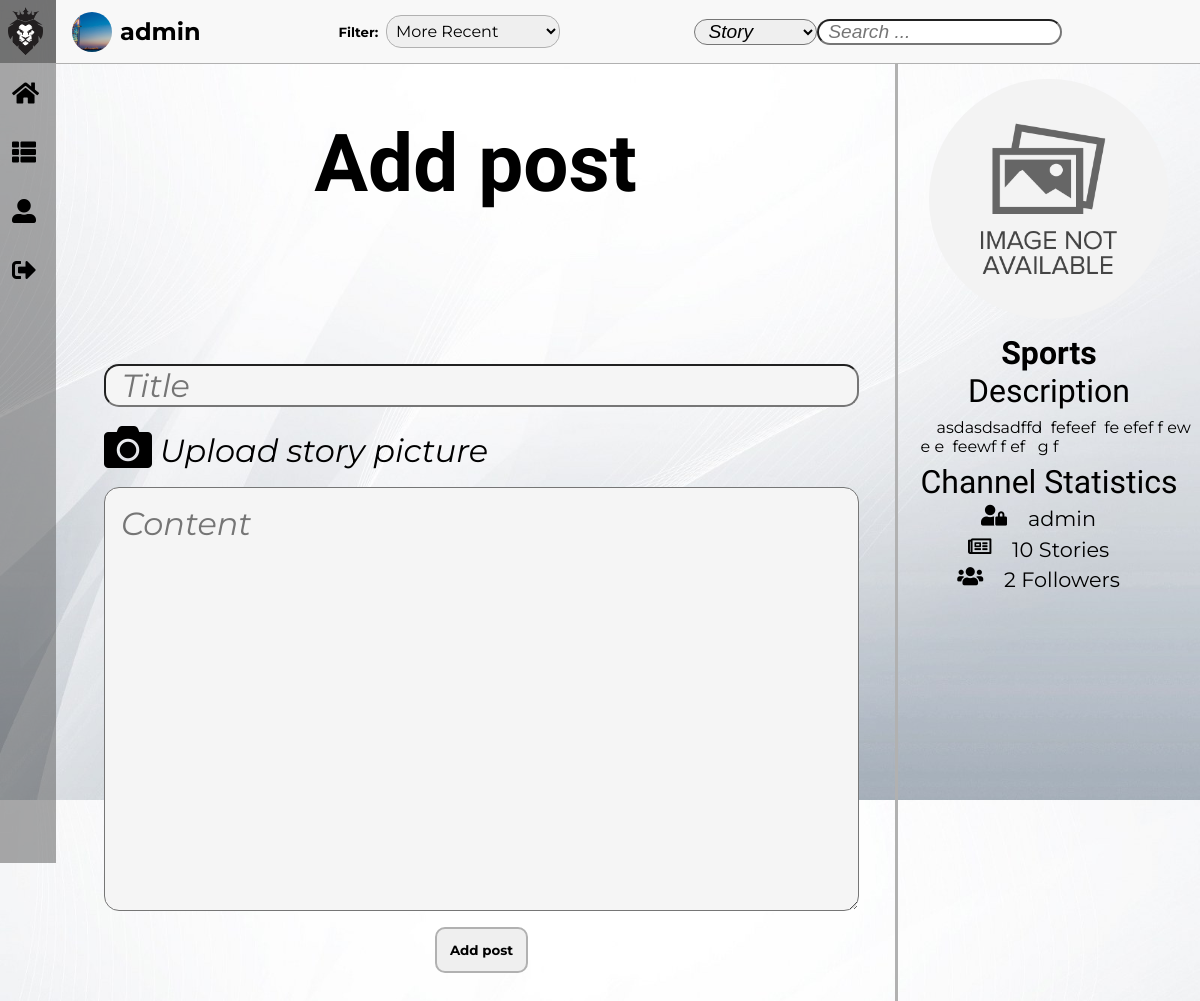
/pages/post.php?channelName=Sports (signed in), run on the app's committed database.
### tables this page shows
CREATE TABLE Channel(
    name TEXT NOT NULL PRIMARY KEY,
    owner TEXT NOT NULL REFERENCES User(username),
    description TEXT      
);

### pages/post.php (called while the page is built, shortened)
<?php
    include_once('../templates/tpl_common.php');
    include_once('../templates/tpl_post.php');
    include_once('../database/db_channel.php');
    $channelName = isset($_GET['channelName']) ? $_GET['channelName'] : '';
    $defaultFilter = 2;
    $channel = get_channel($channelName);
    $postedStories = count(get_channel_stories($channelName, 2));
    $channelFollowers = count(get_channel_followers($channelName));
    $channelOwner = get_channel_owner($channelName);
    draw_common(htmlentities($_SESSION['username']), ['post.css', 'channel_aside.css'], [], $defaultFilter, $defaultFilter);
    draw_post(htmlentities($channelName));
    draw_post_aside(htmlentities_all($channel), htmlentities($postedStories), htmlentities($channelFollowers), htmlentities($channelOwner));
    draw_footer();
?>

### database/db_channel.php (called while the page is built, shortened)
<?php
  include_once('../includes/functions.php');
    function get_channel($channelName) {
        $db = Database::instance()->db();
        $stmt = $db->prepare('SELECT * FROM Channel WHERE name = ?');
        $stmt->execute(array($channelName));
        return $stmt->fetch();
    }
     function get_channel_owner($channelName){
      $db = Database::instance()->db();
      $stmt = $db->prepare('SELECT owner FROM Channel WHERE Channel.name = ?');
      $stmt->execute(array($channelName));
      return $stmt->fetch()['owner'];
     }
?>

### includes/functions.php (called while the page is built, shortened)
<?php function get_image($default, $directory, $folder, $element) {
    $image = $default;
    $extensions = ['jpg', 'png', 'gif'];
    for($index = 0; $index < count($extensions); $index++) {
        if(file_exists($directory . $element . '.' . $extensions[$index])) {
            $image = $folder . $element . '.' . $extensions[$index];
            break;
        }
    }
    return $image;
} ?>

### templates/tpl_common.php (the view, shortened to what this page needs)
<?php function draw_common($username, $css_files, $js_files, $filter, $searchFilter) { ?>
    <!DOCTYPE <!DOCTYPE html>
    <html>
        <head>
            <link rel="stylesheet" href="https://use.fontawesome.com/releases/v5.5.0/css/all.css">
            <?php foreach($css_files as $css_file) { ?>
                <link rel="stylesheet" type="text/css" media="screen" href="../css/<?=$css_file?>" />
            <?php } ?>
            <link rel="stylesheet" type="text/css" media="screen" href="../css/common.css" />
        </head>
        <body>
            <?php
                draw_dynamic_bar($username);
                draw_tool_bar($username, $filter, $searchFilter);
            ?>
<?php } ?>
<?php function draw_dynamic_bar($username) { ?>
    <header id="dynamicBar">
        <div id="header">
            <label class="kadaneIsLife" for="mobileMenu">
                <img src="../resources/images/default/logo.png" alt="Logo">
            </label>
        </div>
        <nav id="menu">
            <div class="mainMenu">
                <i class="fa fa-home"></i><a href="../pages/feed.php">Feed</a>
            </div>
            <div class="mainMenu">
                <i class="fa fa-th-list"></i><a href="../pages/show_channels.php?show=subscriptions">Channels</a>
            </div>
            <div class="mainMenu">
                <i class="fa fa-user-alt"></i><a href="../pages/profile.php?username=<?= $username ?>">Profile</a>
            </div>
            <div class="mainMenu">
                <i class="fa fa-sign-out-alt"></i><a href="../actions/action_logout.php">Logout</a>
            </div>
        </nav>
    </header>
<? } ?>
<?php function draw_tool_bar($username, $filter, $searchFilter) { ?>
    <div id="toolBar">
        <div id="info">
            <a id="user-name" href="../pages/profile.php?username=<?= $username ?>">
                <img id="asideIMG" src="../resources/images/<?= get_image('default/defaultUser.jpg', '../resources/images/users/', 'users/', sha1($username)) ?>" alt="User Image">
                <h5><?= $username ?></h5>
            </a>
        </div>
        <?php
            draw_story_filter($filter);
            draw_search_filter($searchFilter);
        ?>
    </div>
<? } ?>
<?php function draw_story_filter($filter) { ?>
    <div id="filters">
        <h5>Filter:</h5>
        <form method="get" action="<?= $_SERVER['PHP_SELF']?>">
            <select name="filter" id="filterID">
                <option <? echo $filter == 2 ? 'selected ' : '' ?>value="2">More Recent</option>
            </select>
        </form>
    </div>
<? } ?>
<?php function draw_search_filter($searchFilter) { ?>
    <div id="search">
        <form method="get" action="<?= $_SERVER['PHP_SELF']?>">
            <select name="searchFilter" id="searchFilterID">
                <option <? echo $searchFilter == 2 ? 'selected ' : '' ?>value="2">Story</option>
            </select>
            <input type="search" id="searchField" name="search" placeholder="Search ...">
        </form>
    </div>
<? } ?>
<?php function draw_footer() { ?>
        </body>
    </html>
<?php } ?>

### templates/tpl_post.php (shortened to what this page needs)
<?php function draw_post($channelName) { ?>
    <div id="form">
        <h1>Add post</h1>
        <form method="post" enctype="multipart/form-data" action="../actions/action_add_new_post.php">
            <div id="input">
                <input type="text" name="title" placeholder="Title" required="true">
                <div id="uploadStoryPic">
                    <i class="fas fa-camera"></i>
                    <p>Upload story picture</p>
                </div>
                <textarea id="storyContent" name="content" placeholder="Content" cols="30" rows="10" required="true"></textarea>
            </div>
            <div id="button">
                <button type="submit">Add post</button>
            </div>
        </form>
    </div>
<?php } ?>
<?php function draw_post_aside($channel, $channelStories, $channelFollowers, $channelOwner) { ?>
    <aside>
        <div id="channelPicture">
            <img id="asideIMG" src="../resources/images/<?= get_image('default/defaultChannel.png', '../resources/images/channels/', 'channels/', sha1($channel['name'])) ?>" alt="Channel Image">
        </div>
        <h3 id="channelName"><?= $channel['name'] ?></h3>
        <div id="description">
            <p>Description</p>
            <p id="descriptionContent"><?= $channel['description'] ?></p>
        </div>
        <div id="statistics">
            <p>Channel Statistics</p>
            <div class="statistics">
                <i class="fas fa-user-lock"></i><p><?= $channelOwner ?></p>
            </div>
            <div class="statistics">
                <i class="far fa-newspaper"></i><p><?= $channelStories ?> Stories</p>
            </div>
            <div class="statistics">
                <i class="fas fa-users"></i><p><?= $channelFollowers ?> Followers</p>
            </div>
        </div>
    </aside>
<?php } ?>

### css/post.css (style rules this page uses)
:root { --background-color: rgb(231, 231, 231); --background-form-color: rgb(223, 223, 223); --background-input-color: whitesmoke; --background-button-color: rgb(3, 173, 192); --story-title-font: 'Montserrat', sans-serif; --story-header-font: 'Montserrat', sans-serif; --story-text-font: 'Montserrat', sans-serif; --aside-img-font-size: 15em; --aside-channel-font: 'Exo', sans-serif; --aside-channel-font-size: 2em; --aside-text-font: 'Montserrat', sans-serif; --aside-button-font-size: 1em; --aside-button-background-color: rgb(245, 243, 243); --aside-button-background-color-hover: rgb(3, 173, 192); --input-font: 'Montserrat', sans-serif; --input-font-size: 2em; --button-background-color: rgb(3, 173, 192); --border-color: rgb(177, 177, 177); }
#form > h1 { margin: auto 0em; justify-content: center; display: flex; font-family: var(--aside-channel-font); font-size: 5em; }
#form { margin: 0em; justify-content: center; flex-direction: column; display: flex; grid-area: content; }
#form > form { margin: auto; padding: 3em; height: 50%; width: 90%; }
#input { flex-direction: column; justify-content: center; display: flex; }
#input > * { margin-bottom: 0.5em; padding: 0em 0.5em; outline: none; border-radius: 15px; text-align: start; font-style: italic; font-family: var(--input-font); font-size: var(--input-font-size); background-color: var(--background-input-color); }
#uploadStoryPic { padding: 0em; display: flex; background-color: transparent; }
#uploadStoryPic > i { font-size: 1.5em; }
#uploadStoryPic > p { margin: 0em; padding: 0.25em 0em 0em 0.25em; }
#storyContent { height: 70%; padding: 0.5em; }
#button { margin: 0em; justify-content: center; display: flex; }
#button > * { padding: 1em; cursor: pointer; outline: none; border: solid var(--border-color) 2px; border-radius: 10px; font-family: var(--input-font); font-weight: bold; }

### css/channel_aside.css (style rules this page uses)
:root { --background-color: rgb(231, 231, 231); --background-story-color: whitesmoke; --aside-upload-icon-size: 200%; --aside-channelName-font: 'Exo', sans-serif; --aside-channelName-font-size: 200%; --aside-description-font: 'Exo', sans-serif; --aside-description-font-size: 200%; --aside-text-font: 'Montserrat', sans-serif; --aside-button-font-size: 100%; --aside-button-background-color: rgb(245, 243, 243); --aside-button-background-color-hover: rgb(3, 173, 192); --aside-statistics-font-size: 130%; --border-color: rgb(177, 177, 177); }
aside { grid-area: aside; display: flex; flex-direction: column; min-height: 80em; border-left: solid var(--border-color); font-family: var(--aside-text-font); }
#channelPicture { margin: 0em; padding: 5%; position: relative; border-radius: 50%; text-align: center; }
#asideIMG { margin: 0em; width: 15em; height: 15em; border-radius: 50%; object-fit: cover; transition: 1s; }
#channelName { margin: 0em; text-align: center; font-size: var(--aside-channelName-font-size); font-family: var(--aside-channelName-font); }
#description { margin: 0em auto; }
#description p:first-child { margin: 0%; text-align: center; font-family: var(--aside-description-font); font-size: var(--aside-description-font-size); }
#description p:nth-child(2) { margin: 0em 5%; padding: 2.5%; width: 90%; text-indent: 1em; text-align: start; overflow: hidden; word-wrap: break-word; text-overflow: ellipsis; font-family: var(--aside-text-font); }
#statistics { justify-content: center; }
#statistics > p { margin: 0em; font-size: var(--aside-channelName-font-size); font-family: var(--aside-channelName-font); text-align: center; }
#statistics div { margin: 0.25em auto; justify-content: center; }
.statistics { margin: 1em auto 0em auto; display: flex; font-size: var(--aside-statistics-font-size); }
.statistics > p { margin: 0em; padding: 0em 1em; }

### data on the page
channel: owner "admin", name "Sports", description "asdasdsadffd fefeef fe efef f ew e e feewf f ef g f"

### other printed values
$channelStories "10"
$channelFollowers "2"
